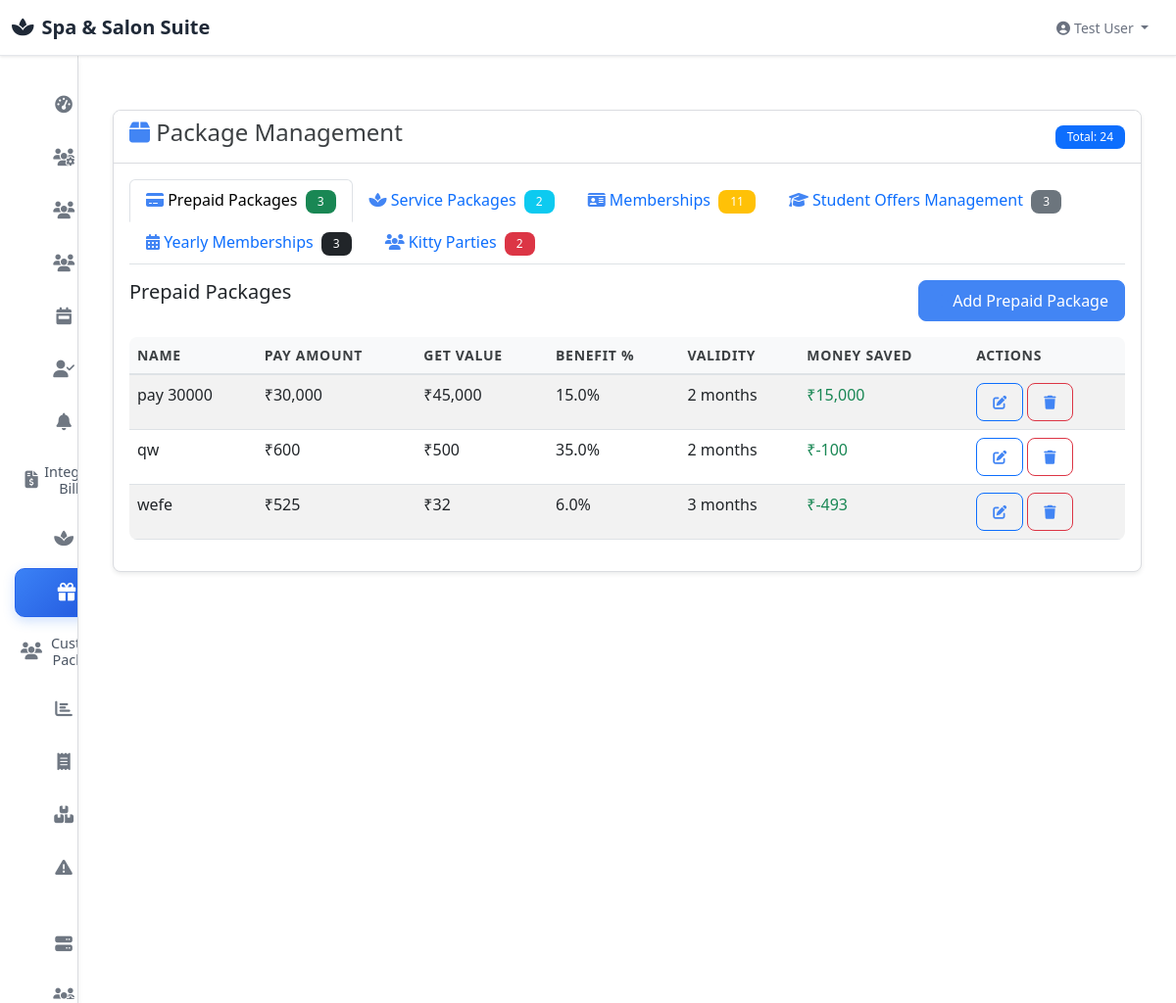
Page /packages (signed in) on the committed database.
### models.py (models this page shows)
class PrepaidPackage(db.Model):
    __tablename__ = "prepaid_packages"
    id = db.Column(db.Integer, primary_key=True)
    name = db.Column(db.String(100), nullable=False)
    actual_price = db.Column(db.Float, nullable=False)   # Price customer pays
    after_value = db.Column(db.Float, nullable=False)    # Value they get
    benefit_percent = db.Column(db.Float, nullable=False)
    validity_months = db.Column(db.Integer, nullable=False)
    is_active = db.Column(db.Boolean, default=True)
    created_at = db.Column(db.DateTime, default=datetime.utcnow)
    @property
    def money_saved(self):
        return self.after_value - self.actual_price

### modules/packages/new_packages_views.py (the view)
@app.route('/packages')
@login_required
def packages():
    if not hasattr(current_user, 'can_access') or not current_user.can_access('packages'):
        flash('Access denied', 'danger')
        return redirect(url_for('dashboard'))
    stats = get_all_package_statistics()
    prepaid_packages = get_all_prepaid_packages()
    service_packages = get_all_service_packages()
    memberships = get_all_memberships()
    student_offers = get_all_student_offers()
    yearly_memberships = get_all_yearly_memberships()
    kitty_parties = get_all_kitty_parties()
    from models import Customer, Service
    customers = Customer.query.filter_by(is_active=True).order_by(Customer.first_name, Customer.last_name).all()
    services = Service.query.filter_by(is_active=True).order_by(Service.name).all()
    return render_template('new_packages.html',
                         prepaid_packages=prepaid_packages,
                         service_packages=service_packages,
                         memberships=memberships,
                         student_offers=student_offers,
                         yearly_memberships=yearly_memberships,
                         kitty_parties=kitty_parties,
                         customers=customers,
                         services=services,
                         stats=stats)

### app.py (called while the page is built)
@login_manager.user_loader
def load_user(user_id):
    from models import User
    return User.query.get(int(user_id))

@app.context_processor
def utility_processor():
    import utils
    return dict(utils=utils)

@app.after_request
def after_request(response):
    response.headers['X-Frame-Options'] = 'SAMEORIGIN'
    response.headers['Access-Control-Allow-Origin'] = '*'
    response.headers['Access-Control-Allow-Methods'] = 'GET, POST, PUT, DELETE, OPTIONS'
    response.headers['Access-Control-Allow-Headers'] = 'Content-Type, Authorization, X-Requested-With'
    response.headers['Cache-Control'] = 'no-cache, no-store, must-revalidate'
    response.headers['Pragma'] = 'no-cache'
    response.headers['Expires'] = '0'
    return response

### models.py (called while the page is built, shortened)
    def has_role(self, role):
        if self.role_id and hasattr(self, 'dynamic_role') and self.dynamic_role:
            return self.dynamic_role.name == role
        return self.role == role

    def can_access(self, resource):
        if not self.is_active:
            return False
        if self.has_role('admin') or self.has_role('super_admin') or self.role == 'admin':
            return True

    @property
    def free_services(self):
        return self.total_services - self.pay_for

### modules/packages/new_packages_queries.py (called while the page is built)
def get_all_package_statistics():
    stats = {
        'prepaid_packages': PrepaidPackage.query.filter_by(is_active=True).count(),
        'service_packages': ServicePackage.query.filter_by(is_active=True).count(),
        'memberships': Membership.query.filter_by(is_active=True).count(),
        'student_offers': StudentOffer.query.filter_by(is_active=True).count(),
        'yearly_memberships': YearlyMembership.query.filter_by(is_active=True).count(),
        'kitty_parties': KittyParty.query.filter_by(is_active=True).count(),
    }
    stats['total_packages'] = sum(stats.values())
    return stats

def get_all_prepaid_packages():
    return PrepaidPackage.query.filter_by(is_active=True).order_by(PrepaidPackage.name).all()

def get_all_service_packages():
    return ServicePackage.query.filter_by(is_active=True).order_by(ServicePackage.name).all()

def get_all_memberships():
    return Membership.query.filter_by(is_active=True).order_by(Membership.name).all()

def get_all_student_offers():
    from models import StudentOffer
    return StudentOffer.query.filter_by(is_active=True).order_by(StudentOffer.created_at.desc()).all()

def get_all_kitty_parties():
    return KittyParty.query.filter_by(is_active=True).order_by(KittyParty.created_at.desc()).all()

### templates/new_packages.html (shortened to what this page needs)
{% extends "base.html" %}
{% block content %}
<div class="container-fluid">
    <div class="row">
        <div class="col-12">
            <div class="card">
                <div class="card-header d-flex justify-content-between align-items-center">
                    <h4><i class="fas fa-box"></i> Package Management</h4>
                    <div>
                        <span class="badge bg-primary">Total: {{ stats.total_packages }}</span>
                    </div>
                </div>
                <div class="card-body">
                    <ul class="nav nav-tabs" id="packageTabs" role="tablist">
                        <li class="nav-item" role="presentation">
                            <button class="nav-link active" id="prepaid-tab" data-bs-toggle="tab" data-bs-target="#prepaid" type="button" role="tab">
                                <i class="fas fa-credit-card"></i> Prepaid Packages
                                <span class="badge bg-success ms-1">{{ stats.prepaid_packages }}</span>
                            </button>
                        </li>
                        <li class="nav-item" role="presentation">
                            <button class="nav-link" id="service-tab" data-bs-toggle="tab" data-bs-target="#service" type="button" role="tab">
                                <i class="fas fa-spa"></i> Service Packages
                                <span class="badge bg-info ms-1">{{ stats.service_packages }}</span>
                            </button>
                        </li>
                        <li class="nav-item" role="presentation">
                            <button class="nav-link" id="membership-tab" data-bs-toggle="tab" data-bs-target="#membership" type="button" role="tab">
                                <i class="fas fa-id-card"></i> Memberships
                                <span class="badge bg-warning ms-1">{{ stats.memberships }}</span>
                            </button>
                        </li>
                        <li class="nav-item" role="presentation">
                            <button class="nav-link" id="assign-student-tab" data-bs-toggle="tab" data-bs-target="#student" type="button" role="tab">
                                <i class="fas fa-graduation-cap"></i> Student Offers Management
                                <span class="badge bg-secondary ms-1">{{ stats.student_offers }}</span>
                            </button>
                        </li>
                        <li class="nav-item" role="presentation">
                            <button class="nav-link" id="yearly-tab" data-bs-toggle="tab" data-bs-target="#yearly" type="button" role="tab">
                                <i class="fas fa-calendar-alt"></i> Yearly Memberships
                                <span class="badge bg-dark ms-1">{{ stats.yearly_memberships }}</span>
                            </button>
                        </li>
                        <li class="nav-item" role="presentation">
                            <button class="nav-link" id="kitty-tab" data-bs-toggle="tab" data-bs-target="#kitty" type="button" role="tab">
                                <i class="fas fa-users"></i> Kitty Parties
                                <span class="badge bg-danger ms-1">{{ stats.kitty_parties }}</span>
                            </button>
                        </li>
                    </ul>
                    <div class="tab-content mt-3" id="packageTabContent">
                        <div class="tab-pane fade show active" id="prepaid" role="tabpanel">
                            <div class="d-flex justify-content-between mb-3">
                                <h5>Prepaid Packages</h5>
                                <button class="btn btn-primary" data-bs-toggle="modal" data-bs-target="#prepaidModal">
                                    <i class="fas fa-plus"></i> Add Prepaid Package
                                </button>
                            </div>
                            <div class="table-responsive">
                                <table class="table table-striped">
                                    <thead>
                                        <tr>
                                            <th>Name</th>
                                            <th>Pay Amount</th>
                                            <th>Get Value</th>
                                            <th>Benefit %</th>
                                            <th>Validity</th>
                                            <th>Money Saved</th>
                                            <th>Actions</th>
                                        </tr>
                                    </thead>
                                    <tbody id="prepaidTableBody">
                                        {% for package in prepaid_packages %}
                                        <tr>
                                            <td>{{ package.name }}</td>
                                            <td>₹{{ "{:,.0f}".format(package.actual_price) }}</td>
                                            <td>₹{{ "{:,.0f}".format(package.after_value) }}</td>
                                            <td>{{ package.benefit_percent }}%</td>
                                            <td>{{ package.validity_months }} months</td>
                                            <td class="text-success">₹{{ "{:,.0f}".format(package.money_saved) }}</td>
                                            <td>
                                                <button class="btn btn-sm btn-outline-primary" onclick="editPrepaid({{ package.id }})">
                                                    <i class="fas fa-edit"></i>
                                                </button>
                                                <button class="btn btn-sm btn-outline-danger" onclick="deletePrepaid({{ package.id }})">
                                                    <i class="fas fa-trash"></i>
                                                </button>
                                            </td>
                                        </tr>
                                        {% endfor %}
                                    </tbody>
                                </table>
                            </div>
                        </div>
                    </div>
                </div>
            </div>
        </div>
    </div>
</div>
{% endblock %}

### static/css/style.css (style rules this page uses)
:root { --spa-primary: #4285f4; --spa-secondary: #8e9aaf; --spa-success: #34a853; --spa-info: #4fc3f7; --spa-warning: #fbbc04; --spa-danger: #ea4335; --spa-light: #f8f9fa; --spa-dark: #2c3e50; --bs-gutter-x: 30px; --table-border-color: #e8eaed; --table-hover-bg: #f8f9fa; --table-striped-bg: #fafbfc; --professional-bg: #ffffff; --professional-sidebar: #f5f7fa; --professional-border: #dadce0; --professional-text: #3c4043; --professional-muted: #70757a; --accepted-green: #1e8e3e; --pending-orange: #f29900; --overdue-red: #d93025; }
* { box-sizing: border-box; }
html, body { height: 100%; margin: 0; padding: 0; font-family: 'Google Sans', 'Segoe UI', Roboto, sans-serif; background-color: var(--professional-bg); color: var(--professional-text) !important; overflow-x: hidden; padding-top: 56px; }
@media (min-width: 992px) { body { padding-left: 280px; } }
.main-content .container-fluid { max-width: 100%; padding: 0; }
.main-content .row { margin: 0; --bs-gutter-x: 30px; }
.main-content [class*="col"] { padding-left: 15px !important; padding-right: 15px !important; }
body.sidebar-minimized { padding-left: 80px; transition: all 0.3s ease; }
.card { border: 1px solid var(--professional-border); border-radius: 8px; box-shadow: 0 2px 4px rgba(60, 64, 67, 0.1); transition: all 0.3s ease; background-color: var(--professional-bg); }
.card .fas, .card .fa { color: var(--spa-primary) !important; }
.card-header { background-color: var(--professional-bg); border-bottom: 1px solid var(--professional-border); font-weight: 600; border-radius: 8px 8px 0 0 !important; color: var(--professional-text) !important; }
.btn { border-radius: 0.5rem; font-weight: 500; padding: 0.5rem 1rem; transition: all 0.3s ease; }
.btn-primary { background-color: var(--spa-primary); border: 1px solid var(--spa-primary); color: white; }
.table { border-radius: 0.5rem; overflow: hidden; }
.table thead th { border-bottom: 2px solid var(--bs-border-color); font-weight: 600; text-transform: uppercase; font-size: 0.875rem; letter-spacing: 0.05em; background-color: var(--spa-light); color: var(--professional-text) !important; }
.table tbody tr { transition: all 0.3s ease; }
.badge { border-radius: 0.5rem; padding: 0.375rem 0.75rem; font-weight: 500; font-size: 0.75rem; }

### rows in the picture
PrepaidPackage: name "pay 30000", actual_price "30,000", after_value "45,000", benefit_percent "15.0", validity_months "2", money_saved "15,000"
PrepaidPackage: name "qw", actual_price "600", after_value "500", benefit_percent "35.0", validity_months "2", money_saved "-100"
PrepaidPackage: name "wefe", actual_price "525", after_value "32", benefit_percent "6.0", validity_months "3", money_saved "-493"

### other values in the picture
{{ stats.total_packages }} "24"
{{ stats.prepaid_packages }} "3"
{{ stats.service_packages }} "2"
{{ stats.memberships }} "11"
{{ stats.student_offers }} "3"
{{ stats.yearly_memberships }} "3"
{{ stats.kitty_parties }} "2"
